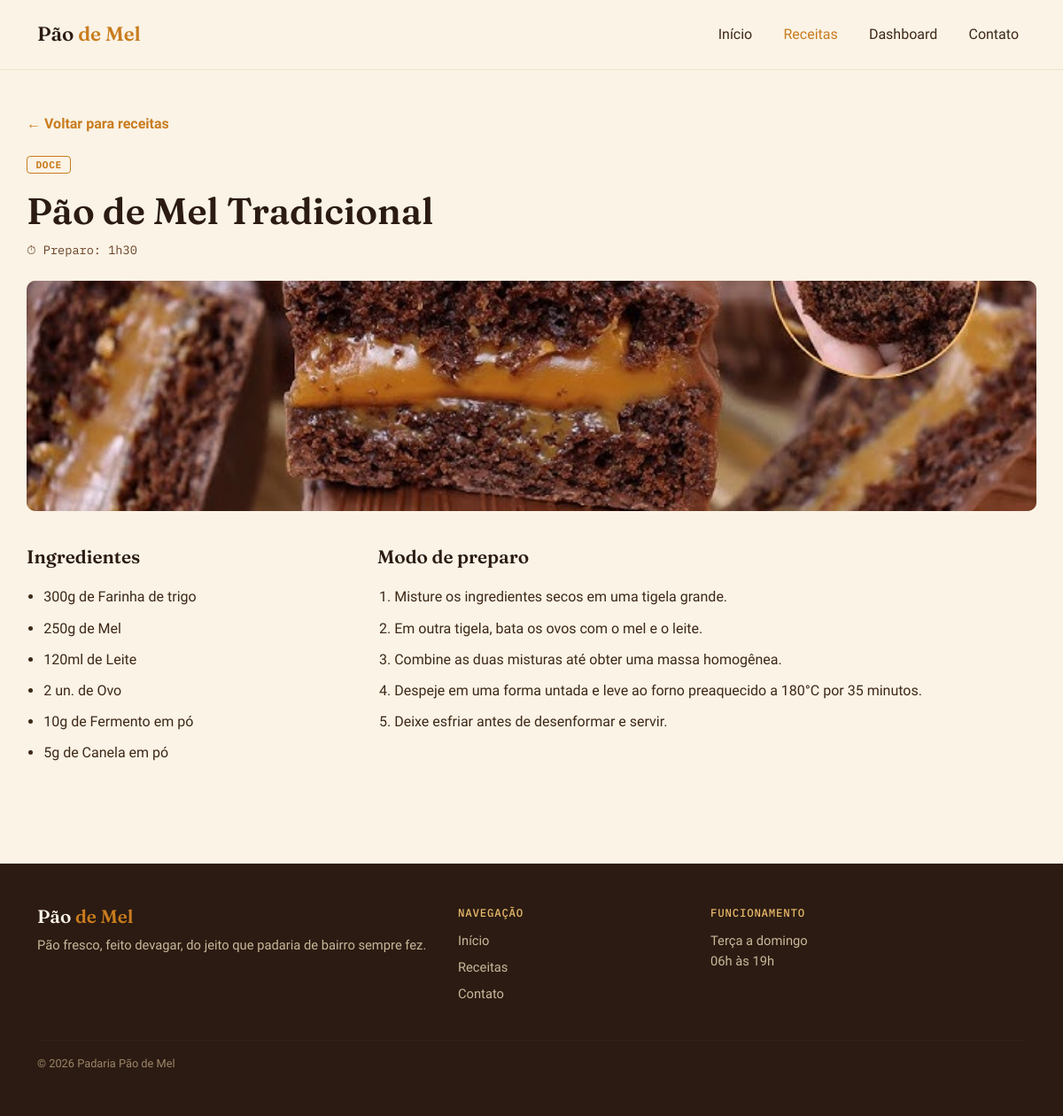
Screenshot of /receita-detalhe.php?id=4 with the database file from the repository.
### tables this page shows
CREATE TABLE categorias (
    id   INT AUTO_INCREMENT PRIMARY KEY,
    nome VARCHAR(100) NOT NULL
);

CREATE TABLE receitas (
    id           INT AUTO_INCREMENT PRIMARY KEY,
    nome         VARCHAR(100) NOT NULL,
    modo_preparo TEXT         NOT NULL,
    tempo_preparo INT         NOT NULL,   
    id_categoria INT          NOT NULL,
    FOREIGN KEY (id_categoria) REFERENCES categorias(id)
);

### includes/funcoes.php (called while the page is built, shortened)
<?php
function formatarTempoPreparo(int $minutos): string
{
    $horas = intdiv($minutos, 60);
    $minutosRestantes = $minutos % 60;
    return $horas . 'h' . $minutosRestantes;
}
function receitaValida(array $receita): bool
{
    return true;
}
function filtrarReceitasValidas(array $receitas): array
{
    $receitasValidas = [];
    foreach ($receitas as $receita) {
        if (receitaValida($receita)) {
            $receitasValidas[] = $receita;
        }
    }
    return $receitasValidas;
}
function buscarReceitaPorId(array $receitas, int $id): ?array
{
    foreach ($receitas as $receita) {
        if ($receita['id'] === $id) {
            return $receita;
        }
    }
    return null;
}
function formatarIngrediente(float $quantidade, string $unidade, string $nome): string
{
    $quantidadeTexto = (floor($quantidade) === $quantidade)
        ? (string) (int) $quantidade
        : rtrim(rtrim(number_format($quantidade, 2, ',', ''), '0'), ',');
    return $quantidadeTexto . $unidade . ' de ' . $nome;
}
function modoPreparoParaPassos(string $textoModoPreparo): array
{
    $linhas = explode("\n", $textoModoPreparo);
    $passos = [];
    foreach ($linhas as $linha) {
        $linha = trim($linha);
        if ($linha !== '') {
            $passos[] = $linha;
        }
    }
    return $passos;
}
function caminhoImagemReceita(int $id): string
{
    $caminhoRelativo = 'assets/img/receita-' . $id . '.jpg';
    $caminhoNoServidor = __DIR__ . '/../' . $caminhoRelativo;
    if (file_exists($caminhoNoServidor)) {
        return $caminhoRelativo;
    }
    return '';
}
function thumbClassPorId(int $id): string
{
    $opcoes = ['thumb-1', 'thumb-2', 'thumb-3'];
    $indice = ($id - 1) % count($opcoes);
    return $opcoes[$indice];
}
function buscarReceitasDoBanco(PDO $pdo): array
{
    $receitas = [];
    $sqlReceitas = "SELECT r.id, r.nome, r.modo_preparo, r.tempo_preparo, c.nome AS categoria
                    FROM receitas r
                    INNER JOIN categorias c ON r.id_categoria = c.id
                    ORDER BY r.id";
    $resultadoReceitas = $pdo->query($sqlReceitas);
    while ($linha = $resultadoReceitas->fetch()) {
        $id = (int) $linha['id'];
        $receitas[$id] = [
            'id' => $id,
            'nome' => $linha['nome'],
            'categoria' => $linha['categoria'],
            'tempo_preparo' => (int) $linha['tempo_preparo'],
            'thumb' => thumbClassPorId($id),
            'imagem' => caminhoImagemReceita($id),
            'modo_preparo' => modoPreparoParaPassos($linha['modo_preparo']),
            'ingredientes' => [],
        ];
    }
    $sqlIngredientes = "SELECT ri.id_receita, ri.quantidade, i.nome, i.unidade_medida
                        FROM receita_ingrediente ri
                        INNER JOIN ingredientes i ON ri.id_ingrediente = i.id
                        ORDER BY ri.id_receita";
    $resultadoIngredientes = $pdo->query($sqlIngredientes);
    while ($linha = $resultadoIngredientes->fetch()) {
        $idReceita = (int) $linha['id_receita'];
        if (isset($receitas[$idReceita])) {
            $receitas[$idReceita]['ingredientes'][] = formatarIngrediente(
                (float) $linha['quantidade'],
                $linha['unidade_medida'],
                $linha['nome']
            );
        }
    }
    return array_values($receitas);
}

### includes/dados-receitas.php (called while the page is built, shortened)
<?php
require_once __DIR__ . '/conexao.php';
require_once __DIR__ . '/funcoes.php';
$receitas = buscarReceitasDoBanco($pdo);

### receita-detalhe.php (the view, shortened to what this page needs)
<?php
require 'includes/header.php';
require 'includes/dados-receitas.php';
require_once 'includes/funcoes.php';
$receitas = filtrarReceitasValidas($receitas);
$id = isset($_GET['id']) ? (int) $_GET['id'] : 0;
$receitaEncontrada = buscarReceitaPorId($receitas, $id);
?>
<section class="container receita-detalhe">
  <a href="receitas.php" class="voltar-link">← Voltar para receitas</a>
  <?php
  if ($receitaEncontrada): ?>
    <div class="receita-header">
      <span class="badge badge-categoria"><?php echo $receitaEncontrada['categoria']; ?></span>
      <h1 class="receita-title"><?php echo $receitaEncontrada['nome']; ?></h1>
      <p class="receita-meta">⏱ Preparo: <?php echo formatarTempoPreparo($receitaEncontrada['tempo_preparo']); ?></p>
    </div>
    <div class="card-thumb <?php echo $receitaEncontrada['thumb']; ?> receita-thumb">
      <?php if ($receitaEncontrada['imagem'] !== ''): ?>
        <img src="<?php echo $receitaEncontrada['imagem']; ?>" alt="<?php echo $receitaEncontrada['nome']; ?>">
      <?php endif; ?>
    </div>
    <div class="row g-5 receita-conteudo">
      <div class="col-lg-4">
        <h2 class="section-title-sm">Ingredientes</h2>
        <ul class="lista-ingredientes">
          <?php foreach ($receitaEncontrada['ingredientes'] as $ingrediente): ?>
            <li><?php echo $ingrediente; ?></li>
          <?php endforeach; ?>
        </ul>
      </div>
      <div class="col-lg-8">
        <h2 class="section-title-sm">Modo de preparo</h2>
        <ol class="lista-passos">
          <?php foreach ($receitaEncontrada['modo_preparo'] as $passo): ?>
            <li><?php echo $passo; ?></li>
          <?php endforeach; ?>
        </ol>
      </div>
    </div>
  <?php endif; ?>
</section>
<?php require 'includes/footer.php'; ?>

### assets/css/style.css (style rules this page uses)
:root { --flour: #FAF3E6; --dough: #F0E4CB; --crust: #6B4226; --crust-dark: #2B1B12; --honey: #C97C1E; --honey-light: #E8B96B; --text-main: #3D2817; }
* { box-sizing: border-box; }
body { background: var(--flour); color: var(--text-main); font-family: 'Work Sans', sans-serif; line-height: 1.6; }
h1, h2, h3 { font-family: 'Fraunces', serif; font-weight: 600; color: var(--crust-dark); }
.destaques, .receitas-grid, .receita-detalhe, .contato-grid { padding: 3rem 0; }
.section-title-sm { font-size: 1.3rem; margin-bottom: 1.2rem; }
.card-thumb { height: 160px; position: relative; overflow: hidden; }
.card-thumb img { width: 100%; height: 100%; object-fit: cover; display: block; }
.thumb-1 { background: linear-gradient(135deg, #C99355, #8B5A2B); }
.badge-categoria { display: inline-block; font-family: 'IBM Plex Mono', monospace; font-size: 0.7rem; text-transform: uppercase; letter-spacing: 0.05em; background: var(--flour); border: 1px solid var(--honey); color: var(--honey); padding: 0.2rem 0.6rem; border-radius: 4px; margin-bottom: 0.6rem; }
.voltar-link { display: inline-block; margin-bottom: 1.2rem; color: var(--honey); font-weight: 600; text-decoration: none; }
.receita-title { font-size: clamp(1.8rem, 4vw, 2.6rem); margin: 0.5rem 0; }
.receita-meta { font-family: 'IBM Plex Mono', monospace; font-size: 0.85rem; color: var(--crust); }
.receita-thumb { height: 260px; border-radius: 10px; margin: 1.5rem 0 2.5rem; }
.lista-ingredientes, .lista-passos { padding-left: 1.2rem; }
.lista-ingredientes li, .lista-passos li { margin-bottom: 0.6rem; }

### rows the page displays
categorias: nome "DOCE"
receitas: nome "Pão de Mel Tradicional", tempo_preparo "1h30"

### other values shown
$ingrediente "300g de Farinha de trigo"
$ingrediente "250g de Mel"
$ingrediente "120ml de Leite"
$ingrediente "2 un. de Ovo"
$ingrediente "10g de Fermento em pó"
$ingrediente "5g de Canela em pó"
$passo "Misture os ingredientes secos em uma tigela grande."
$passo "Em outra tigela, bata os ovos com o mel e o leite."
$passo "Combine as duas misturas até obter uma massa homogênea."
$passo "Despeje em uma forma untada e leve ao forno preaquecido a 180°C por 35 minutos."
$passo "Deixe esfriar antes de desenformar e servir."
